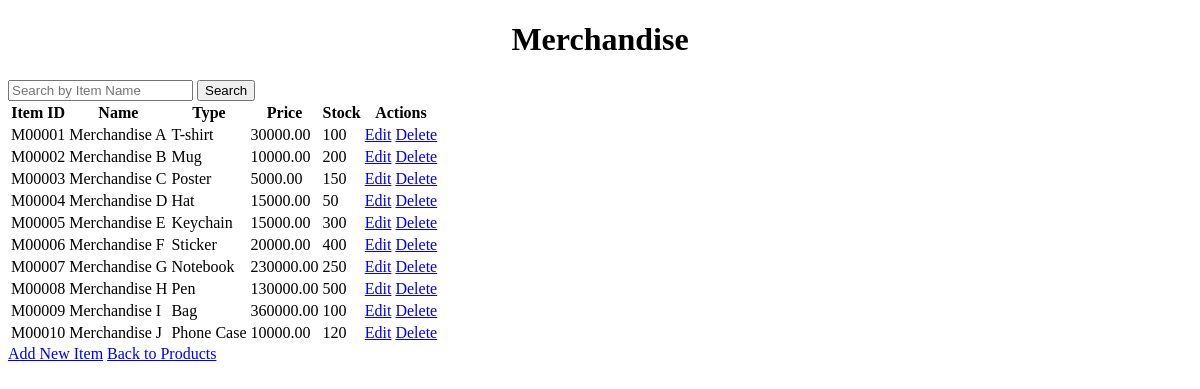
The page /sources/products/merchandise/index.php on the database as committed earlier.
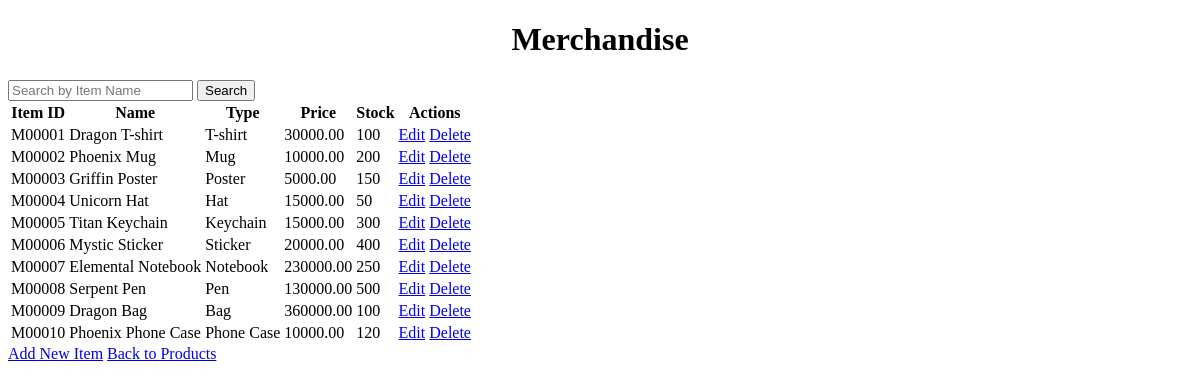
The same page on the database as committed later.
### tables this page shows
CREATE TABLE Merchandise (
        ItemID char(6)  NOT NULL,
        Name varchar(100)  NOT NULL,
        Type varchar(50)  NOT NULL,
        Price decimal(10,2)  NOT NULL,
        MerchStock int  NOT NULL,
        CONSTRAINT Merchandise_pk PRIMARY KEY (ItemID)
    );

### sources/products/merchandise/index.php (the view, shortened to what this page needs)
<?php
include '../../../service/db.php';
$searchTerm = isset($_GET['q']) ? $_GET['q'] : '';
if ($searchTerm) {
    $sql = 'SELECT * FROM Merchandise WHERE Name LIKE ?';
    $statement = $pdo->prepare($sql);
    $statement->execute(['%' . $searchTerm . '%']);
    $items = $statement->fetchAll();
} else {
    $sql = 'SELECT * FROM Merchandise';
    $statement = $pdo->prepare($sql);
    $statement->execute();
    $items = $statement->fetchAll();
}
?>
<!DOCTYPE html>
<html lang="en">
<head>
    <link rel="stylesheet" href="../../css/styles.css">
</head>
<body>
    <h1>Merchandise</h1>
    <form action="index.php" method="GET">
        <input type="text" name="q" placeholder="Search by Item Name" value="<?= htmlspecialchars($searchTerm) ?>">
        <button type="submit">Search</button>
    </form>
    <table>
        <tr>
            <th>Item ID</th>
            <th>Name</th>
            <th>Type</th>
            <th>Price</th>
            <th>Stock</th>
            <th>Actions</th>
        </tr>
        <?php foreach ($items as $item): ?>
        <tr>
            <td><?= htmlspecialchars($item['ItemID']) ?></td>
            <td><?= htmlspecialchars($item['Name']) ?></td>
            <td><?= htmlspecialchars($item['Type']) ?></td>
            <td><?= htmlspecialchars($item['Price']) ?></td>
            <td><?= htmlspecialchars($item['MerchStock']) ?></td>
            <td>
                <a href="edit.php?id=<?= htmlspecialchars($item['ItemID']) ?>">Edit</a>
                <a href="index.php?delete_id=<?= htmlspecialchars($item['ItemID']) ?>" onclick="return confirm('Are you sure you want to delete this item?')">Delete</a>
            </td>
        </tr>
        <?php endforeach; ?>
    </table>
    <a href="add.php">Add New Item</a>
    <a href="../products.php">Back to Products</a>
</body>
</html>

Rows that differ between the two databases and show on the page:
changed merchandise "T-shirt": Name "Merchandise A" → "Dragon T-shirt"
changed merchandise "Mug": Name "Merchandise B" → "Phoenix Mug"
changed merchandise "Poster": Name "Merchandise C" → "Griffin Poster"
changed merchandise "Hat": Name "Merchandise D" → "Unicorn Hat"
changed merchandise "Keychain": Name "Merchandise E" → "Titan Keychain"
changed merchandise "Sticker": Name "Merchandise F" → "Mystic Sticker"
changed merchandise "Notebook": Name "Merchandise G" → "Elemental Notebook"
changed merchandise "Pen": Name "Merchandise H" → "Serpent Pen"
changed merchandise "Bag": Name "Merchandise I" → "Dragon Bag"
changed merchandise "Phone Case": Name "Merchandise J" → "Phoenix Phone Case"
